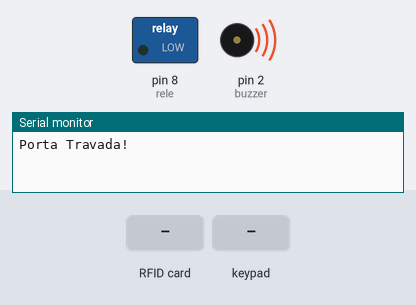
The sketch below on a simulated Arduino Mega 2560, built with avr-gcc and run on an emulated ATmega2560. Shown: switched loads named in the sketch (green lamp = pin HIGH), buzzer (waves = sounding, pin HIGH), the last lines printed to the serial monitor. Inputs (shaded band) come from the test bench. Pins used as bus, display or sensor lines are not drawn.

Above: at 1.2 s.
1.3 s: RFID card A3 79 59 02 held to the reader
At 2.9 s:
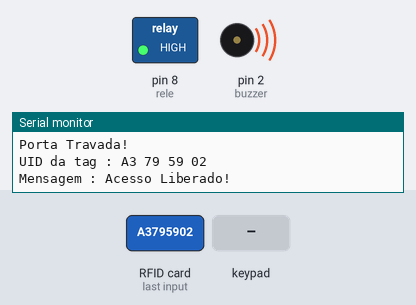
4.3 s: keypad keys 1 2 3 4 pressed 0.4 s apart
At 4.8 s:
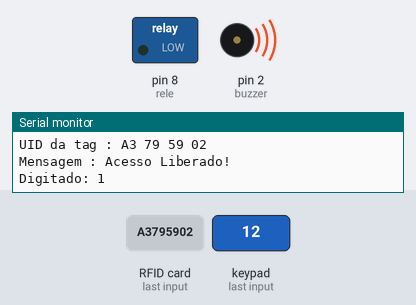
7.4 s: key 'A' pressed
At 8.7 s:
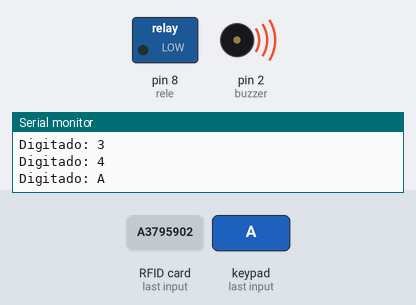
9.0 s: RFID card DE B8 27 00 held to the reader
At 10.2 s:
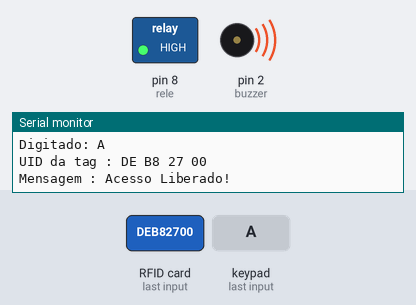
10.5 s: key 'B' pressed
At 12.4 s:
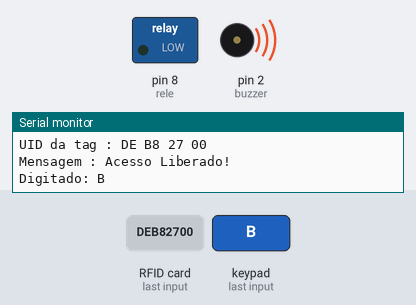
12.7 s: keypad keys 1 2 3 4 # pressed 0.4 s apart
At 16.5 s:
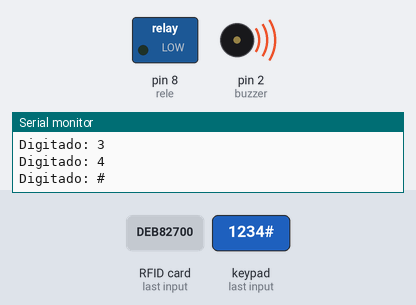
Timing chart, 0 to 18.0 s (numbered marks = the images above; inputs shaded):
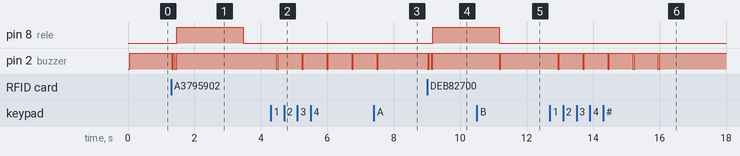

The sketch:

fechadura_eletronica_arduino.ino
```cpp
#include <SPI.h> // Biblioteca responsável
#include <MFRC522.h>
#include <Password.h> // Biblioteca utilizada para controle de senha.
#include <Keypad.h> // Biblioteca para controle do teclado de matrizes.

      // Senha utilizada para acionamento do rele.
      Password felipe = Password( "1234" );
      Password mayko = Password( "4321" );
      Password tiago = Password( "1707" );

#define SS_PIN 53
#define RST_PIN 5
MFRC522 mfrc522(SS_PIN, RST_PIN);   // Create MFRC522 instance.

      const byte ROWS = 4;  // Quatro linhas por...
      const byte COLS = 4;  // Quatro colunas.

      // Define o Keypad (mapa do circuito do teclado).
      char keys[ROWS][COLS] = {
      {'1','2','3','A'},
      {'4','5','6','B'},
      {'7','8','9','C'},
      {'*','0','#','D'}
      };

      // Conecta o teclado matricial em linha 0, linha 1, linha 2, linha 3 e linha 4...
      //dos pinos do arduino.
      byte rowPins[ROWS] = {30,31,32,33};

      // Conecta o teclado matricial em coluna 0, coluna 1, coluna 2, coluna 3 e...
      //coluna 4 do arduino.
      byte colPins[COLS] = {34,35,36,37};

      // Cria um objeto Keypad.
      Keypad keypad=Keypad(makeKeymap(keys), rowPins, colPins, ROWS, COLS);

      int rele = 8;
      int buzzer = 2;

void setup() {
Serial.begin(9600);   // Inicia a serial
  SPI.begin();      // Inicia  SPI bus
  mfrc522.PCD_Init();   // Inicia MFRC522

  keypad.addEventListener(keypadEvent);
  keypad.setDebounceTime(250);

  Serial.println("Porta Travada!");
  Serial.println();

  pinMode(rele, OUTPUT);
  pinMode(buzzer, OUTPUT);
  digitalWrite(buzzer, HIGH);


}

void loop() {

  keypad.getKey();

  // Procura por cartao RFID
  if ( ! mfrc522.PICC_IsNewCardPresent())
  {
    return;
  }
  // Seleciona o cartao RFID
  if ( ! mfrc522.PICC_ReadCardSerial())
  {
    return;
  }
  //Mostra UID na serial
  Serial.print("UID da tag :");
  String conteudo= "";
  byte letra;
  for (byte i = 0; i < mfrc522.uid.size; i++)
  {
     Serial.print(mfrc522.uid.uidByte[i] < 0x10 ? " 0" : " ");
     Serial.print(mfrc522.uid.uidByte[i], HEX);
     conteudo.concat(String(mfrc522.uid.uidByte[i] < 0x10 ? " 0" : " "));
     conteudo.concat(String(mfrc522.uid.uidByte[i], HEX));

  }
  Serial.println();
  Serial.print("Mensagem : ");
  conteudo.toUpperCase();

  //Verifica qual tag RFID foi lida
  if (conteudo.substring(1) == "A3 79 59 02" //Teste
  || conteudo.substring(1) == "DE B8 27 00" // Teste
  || conteudo.substring(1) == "BA 6E 3C D9" // Felipe Casseb

  )
  {
    //Caso seja verdadeiro...
  Serial.println("Acesso Liberado!");
  //rotina do buzzer
  digitalWrite(buzzer, LOW);
  delay(50);
  digitalWrite(buzzer, HIGH);
  delay(50);
  digitalWrite(buzzer, LOW);
  delay(50);
  digitalWrite(buzzer, HIGH);
  //aciona o rele da fechadura
  digitalWrite(rele, HIGH);
  delay(2000);//por 2 segundos
  digitalWrite(rele, LOW);//depois fecha

}
//senão...
else{
  //Só emeite a mensagem e nao faz nada, mantendo a porta fechada
    Serial.println("Acesso Negado!");
  delay(2000);
}
}

//Leitura da senha no teclado

void keypadEvent(KeypadEvent eKey){
  switch (keypad.getState()){  // Condição switch...
    case PRESSED:  // Se precionado algum botão...
   digitalWrite(buzzer, LOW);
   delay(50);
   digitalWrite(buzzer, HIGH);
   Serial.print("Digitado: ");  // Aparecera no Serial Monitor, Digitado: "X".
   Serial.println(eKey);  // Armazena numero digitado na variável eKey.


   switch (eKey){
   // Pressionando "*" confirma se a senha foi digitado corretamente.
     case '*': guessPassword();
     break;
      default:
         felipe.append(eKey);
         mayko.append(eKey);
         tiago.append(eKey);

  }
}
}

void guessPassword(){
// Informa no Serial Monitor "Verificando, aguarde...".
     Serial.println("Verificando, aguarde... ");
     if (felipe.evaluate() ||mayko.evaluate()||tiago.evaluate()){


        digitalWrite(rele, HIGH);   // Ativa o rele.
        delay(2000);  // Rele fica acionado por 2 segundos e depois...
        digitalWrite(rele, LOW);   // Desativa o rele.
        // Informa no Serial Monitor "Acionando rele...".
        Serial.println("Porta Aberta! ");

        resetSenha();
             }

             else{
                  digitalWrite(rele, LOW);
             Serial.println("Senha Invalida !");
                  resetSenha();

                  for(int i = 0; i<=3; i++){
                   digitalWrite(buzzer, HIGH);
                   delay(50);
                   digitalWrite(buzzer, LOW);
                   delay(50);
                  }
                  digitalWrite(buzzer, HIGH);

     }
}
void resetSenha(){
  //
                   felipe.reset(); // Apaga a senha.
                   mayko.reset(); // Apaga a senha.
                   tiago.reset(); // Apaga a senha.

}
```

Measured:
- after the input at 1.3 s, pin 8 (rele): LOW → HIGH after 0.16 s, → LOW 2.0 s later; pin 2 (buzzer): alternates HIGH for 0.05 s and LOW for 0.05 s, 4 changes in all, then stays HIGH, starting at once
- after the input at 4.3 s, pin 2 (buzzer): alternates HIGH for 0.70 s and LOW for 0.05 s, starting after 0.17 s
- after the input at 7.4 s, pin 2 (buzzer): HIGH → LOW after 0.09 s, → HIGH 0.05 s later
- after the input at 9.0 s, pin 8 (rele): LOW → HIGH after 0.17 s; pin 2 (buzzer): alternates HIGH for 0.05 s and LOW for 0.05 s, 4 changes in all, then stays HIGH, starting at once
- after the input at 10.5 s, pin 2 (buzzer): HIGH → LOW after 0.67 s, → HIGH 0.05 s later
- after the input at 12.7 s, pin 2 (buzzer): alternates HIGH for 0.70 s and LOW for 0.05 s, 10 changes in all, then stays HIGH, starting after 0.23 s
